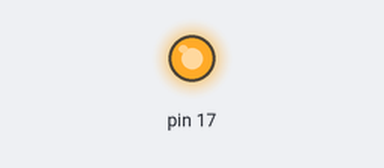
The program below on a simulated Raspberry Pi (header pin numbers), started with the argument 17. Shown: output pins drawn as LEDs (lit = HIGH). Parts the program declares active-low are drawn by pin level, so they are really on while drawn off; what the program prints to the terminal is not drawn. At 0.0 s the program stops and its outputs stay as they are.

Above: at 0.1 s.
Timing chart, 0 to 1.5 s (numbered marks = the images above):
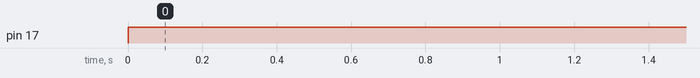

Measured:
- by itself, pin 17: LOW → HIGH at 0.00 s

The program:

relayOn.py
```python
#import RPi.GPIO as GPIO
from gpiozero import OutputDevice
import time
import sys

#GPIO.setmode(GPIO.BOARD)

print(int(sys.argv[1]))

#GPIO.setup(int(sys.argv[1]), GPIO.OUT)
#GPIO.output(int(sys.argv[1]), GPIO.LOW)

relay = OutputDevice(pin=int(sys.argv[1]), active_high=False)
relay.on()
```
